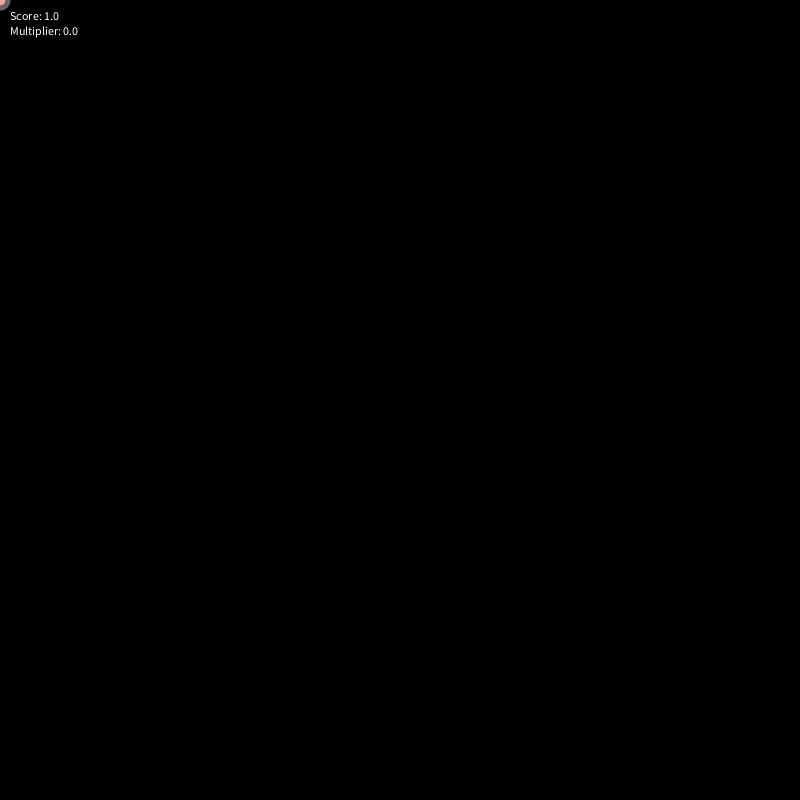
Frame 1 (no input)
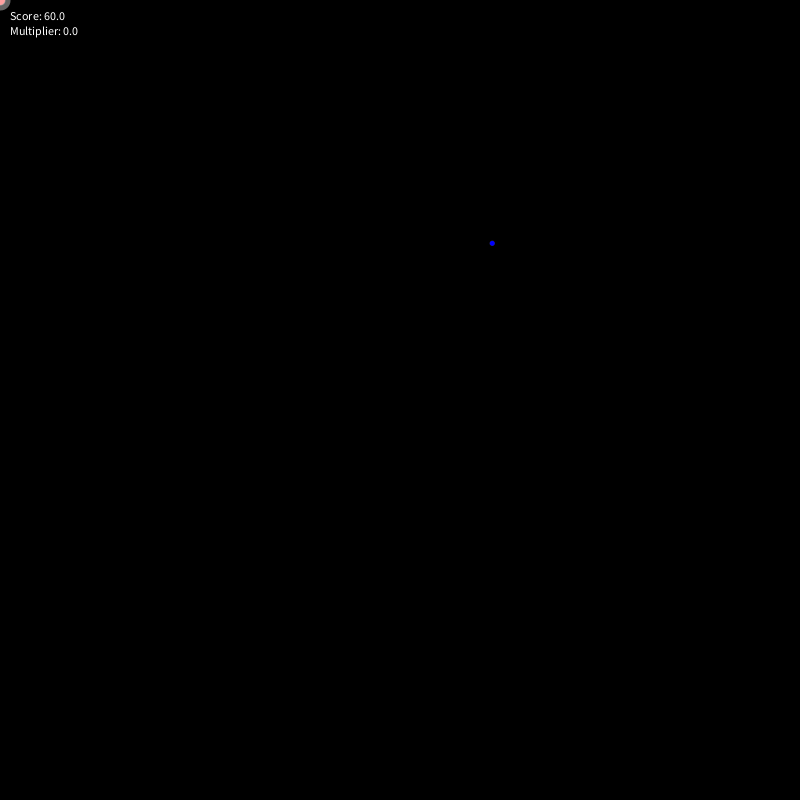
Frame 60 (the mouse pressed at the canvas centre just before this capture)
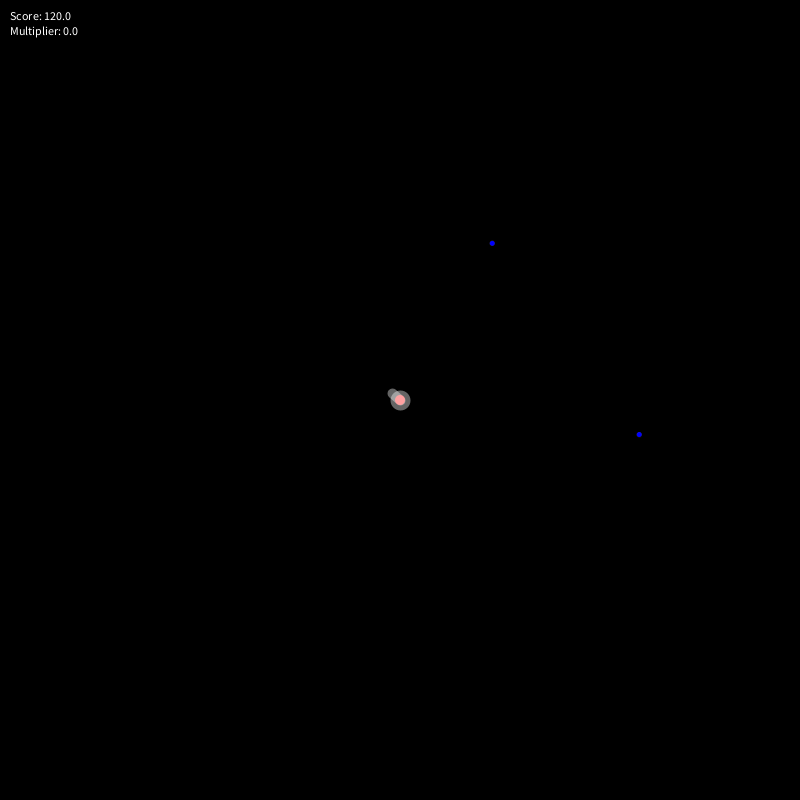
Frame 120 (the mouse held since frame 60 and released just before this capture)

The Processing sketch that drew these frames (run headless with seeded random() and noise(); from frame 60 on, the mouse is pressed at the canvas centre):

// Processing sketch: processing_91560
// ── processing_91560.pde

float[] xfood = new float[20];
float[] yfood = new float[20];
float[] xMine = new float[0];
float[] yMine = new float[0];
float[] enemyX = new float[0];
float[] enemyY = new float[0];
float[] angle = new float[0];
float[] x = new float[1];
float[] y = new float[1];
float[] prevx;
float[] prevy;
boolean lost = false;
float score = 0;
float multiplier;

int foodNum = 0;
float segLength = 10;

int counter = 0;
int loc = -1;
boolean clicked = false;

float enemySpeed = 5;
float dirCounter = 0;

void setup() {
  size(800, 800);
  strokeWeight(10.0);
  stroke(255, 100);
  noCursor();
}


void draw() {
if(!lost){
  
  background(0);
    lose();
  drawEnemy();
  drawFood();
  drawMines();
 // contactMine();
  contactMine2();
  fill(255, 0, 0);
  ellipse(mouseX, mouseY, 10, 10);
  fill(255);
  dragSegment(0, mouseX, mouseY);

  for (int i=0; i<x.length-1; i++) {
    stroke(0,50,255, 100);
    dragSegment(i+1, x[i], y[i]);
    stroke(255, 100);
    /*if(i+1 >= x.length-1){
      fill(0, 50, 200);
      ellipse(x[i], y[i], 25,25);
      fill(255);
    }*/
  }

  if (random(0, 100)>(100-multiplier/10-1)) {
    createEnemy();
  }

  if (counter>random(40, 100)) {
    if (foodNum <= 1000) {
      makeFood();
      //createEnemy();
      counter = 0;
    }
  }
  counter++;

  if (contact()) {
    x = newArray(x, 0);
    y = newArray(y, 0);
    xfood[loc] = 0;
    foodNum--;
    multiplier++;
  }
  
//poooooooooooooooooooooop
  if (x.length>1 && clicked) {
    if (hasSpace(xMine)) {
      addMine(x[x.length-1], y[y.length-1]);
    } 
    else {
      xMine = newArray(xMine, x[x.length-1]);
      yMine = newArray(yMine, y[y.length-1]);
    }
    x = shrinkArray(x);
    y = shrinkArray(y);
    multiplier--;
  }

  clicked = false;

  score = score + multiplier +1;
} else{
    text("you lose", 400, 400);
}
  text("Score: " + score, 10, 20);
  text("Multiplier: " + multiplier, 10, 35);
}




void addMine(float xx, float yy) {
  for (int i = 0; i < xMine.length; i++) {
    if (xMine[i] == 0) {
      System.out.println(xMine[i]);
      xMine[i] = xx;
      yMine[i] = yy;
      break;
    }
  }
}


boolean hasSpace(float[] arr) {
  for (int i = 0; i < arr.length; i++) {
    if (arr[i] == 0) {
      return true;
    }
  }
  return false;
}



void mousePressed() {
  clicked = true;
}

void makeFood() {
  for (int i = 0; i < xfood.length; i++) {
    if (xfood[i] == 0) {
      xfood[i] = random(0, 800);
      yfood[i] = random(0, 800);
      foodNum++;
      break;
    }
  }
}

void drawFood() {
  strokeWeight(0);
  for (int i = 0; i < xfood.length; i++) {
    if (xfood[i] != 0) {
      fill(0, 0, 255);
      ellipse(xfood[i], yfood[i], 5, 5);
    }
  }
  strokeWeight(10.0);
  fill(255);
}


void drawMines() {
  strokeWeight(0);
  
  for (int i = 0; i < xMine.length; i++) {
    fill(100, 100, 255);
    if (xMine[i] != 0) {
      ellipse(xMine[i], yMine[i], 10, 10); 
      noFill();
      stroke(0, 50, 255);
      ellipse(xMine[i], yMine[i], 100, 100);
    }
  }
  strokeWeight(10.0);
  stroke(255, 100);
  fill(255);
}


boolean contact() {
  for (int i = 0; i < x.length; i++) {
    for (int j = 0; j < xfood.length; j++) {
      if ((xfood[j]+5) > x[i] && x[i] > (xfood[j]-5) && y[i] > (yfood[j]-5) && y[i] < (yfood[j]+5)) { 
        loc = j;
        return true;
      }
    }
  }
  return false;
}



float[] newArray(float[] arr, float input) {
  float[] newThing = new float[arr.length+1];
  for (int i = 0; i < arr.length; i++) {
    newThing[i] = arr[i];
  }
  newThing[newThing.length-1] = input;
  return newThing;
}


float[] shrinkArray(float[] arr) {
  float[] arra = new float[arr.length-1];
  for (int i = 0; i < arra.length; i++) {
    arra[i] = arr[i];
  }
  return arra;
}

void dragSegment(int i, float xin, float yin) {
  float dx = xin - x[i];
  float dy = yin - y[i];
  float angle = atan2(dy, dx);  
  x[i] = xin - cos(angle) * segLength;
  y[i] = yin - sin(angle) * segLength;
  segment(x[i], y[i], angle);
}

void segment(float x, float y, float a) {
  pushMatrix();
  translate(x, y);
  rotate(a);
  line(0, 0, segLength, 0);
  popMatrix();
}


//////////////

void createEnemy() {
  float newX = random(1, 800);
  float newY = random(1, 800);
  if (hasSpace(enemyX)) {
    makeEnemy(newX, newY);
  } 
  else {
    enemyX = newArray(enemyX, newX);
    enemyY = newArray(enemyY, newY);
    angle = newArray(angle, random(0, 360));
  }
}


void makeEnemy(float newX, float newY) {
  for (int i = 0; i < enemyX.length; i++) {
    if (enemyX[i] == 0) {
      enemyX[i] = newX;
      enemyY[i] = newY;
      angle[i] = random(0, 360);
      break;
    }
  }
}




void drawEnemy() {
  background(0);
  //fill(random(255), random(255), random(255));
  fill(255, 0, 0);
  for (int i = 0; i < enemyX.length; i++) {
    if (enemyX[i] != 0) {
      ellipse(enemyX[i], enemyY[i], 20, 20);
      enemyX[i] = enemyX[i] + enemySpeed*cos(angle[i]);
      enemyY[i] = enemyY[i] - enemySpeed*sin(angle[i]);
    }
  }
  if (dirCounter > random(20,40)) {
    for (int i = 0; i < angle.length; i++) { 
      angle[i] = random(0, 360);
    }
    dirCounter = 0;
  }
  dirCounter++;
  fill(255);
}


void contactMine2() {
  for (int i = 0; i < xMine.length; i++) {
    for (int j = 0; j < enemyX.length; j++) {
      if ((enemyX[j]+50) > xMine[i] && xMine[i] > (enemyX[j]-50) && yMine[i] > (enemyY[j]-50) && yMine[i] < (enemyY[j]+50)) { 
        xMine[i] = 0;
        yMine[i] = 0;
        enemyX[j] = 0;
        enemyY[j] = 0;
        angle[j] = 0;
        score = score + multiplier*5;
      }
    }
  }
}
/*void contactMine() {
  //for(int i = 0; i < x.length; i++){
     for (int j = 0; j < enemyX.length; j++) {
       if ((enemyX[j]+15) > x[x.length-1] && x[x.length-1] > (enemyX[j]-15) && y[x.length-1] > (enemyY[j]-15) && y[x.length-1] < (enemyY[j]+15)) { 
        // xMine[i] = 0;
        // yMine[i] = 0;
         enemyX[j] = 0;
         enemyY[j] = 0;
         angle[j] = 0;
       }
    }
 // }
}*/

///////////

/*void lose() {
  for (int i = 0; i < x.length; i++) {
    if(x[i] != 0){
      for (int j = 0; j < enemyX.length; j++) {
        if (x[i] < (enemyX[j]+10) && x[i] > (enemyX[j]-10) && y[i] > (enemyY[j]-10) && y[i] < (enemyY[j]+10)) {
          delay(30000);
        }
      }
    }
  }
}*/

void lose() {
  for(int i = 0; i < x.length; i++){
      for (int j = 0; j < enemyX.length; j++) {
        if (mouseX < (enemyX[j]+15) && mouseX > (enemyX[j]-15) && mouseY > (enemyY[j]-15) && mouseY < (enemyY[j]+15)) {
          lost = true;
        }
        if(x[i] != 0 && x[i] < (enemyX[j]+12) && x[i] > (enemyX[j]-12) && y[i] > (enemyY[j]-12) && y[i] < (enemyY[j]+12)){
          lost = true;
        }
      }
  }
}
